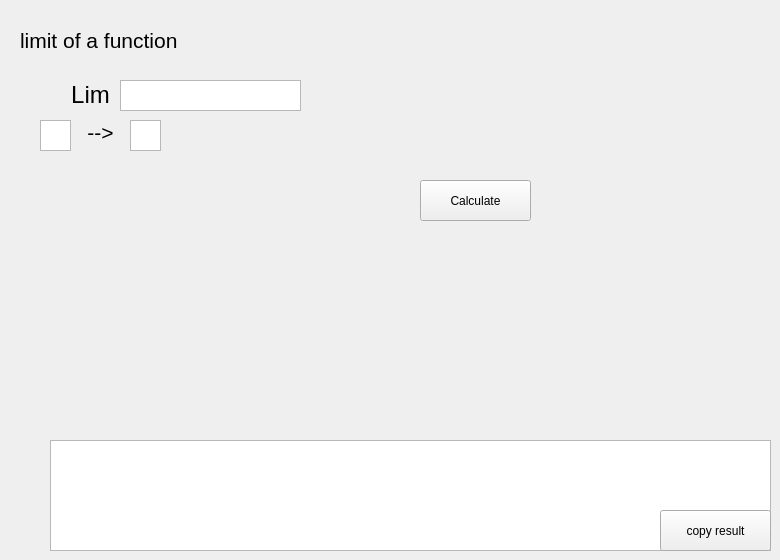
    <widget class="QWidget" name="tab_2">
     <attribute name="title">
      <string>Limit</string>
     </attribute>
     <widget class="QLabel" name="label_47">
      <property name="geometry">
       <rect>
        <x>20</x>
        <y>20</y>
        <width>311</width>
        <height>41</height>
       </rect>
      </property>
      <property name="text">
       <string>&lt;!DOCTYPE HTML PUBLIC &quot;-//W3C//DTD HTML 4.0//EN&quot; &quot;http://www.w3.org/TR/REC-html40/strict.dtd&quot;&gt;
&lt;html&gt;&lt;head&gt;&lt;meta name=&quot;qrichtext&quot; content=&quot;1&quot; /&gt;&lt;style type=&quot;text/css&quot;&gt;
p, li { white-space: pre-wrap; }
&lt;/style&gt;&lt;/head&gt;&lt;body style=&quot; font-family:'Sans Serif'; font-size:9pt; font-weight:400; font-style:normal;&quot;&gt;
&lt;p style=&quot; margin-top:12px; margin-bottom:12px; margin-left:0px; margin-right:0px; -qt-block-indent:0; text-indent:0px;&quot;&gt;&lt;span style=&quot; font-size:16pt;&quot;&gt;limit of a function&lt;/span&gt;&lt;/p&gt;&lt;/body&gt;&lt;/html&gt;</string>
      </property>
     </widget>
     <widget class="QLabel" name="label_48">
      <property name="geometry">
       <rect>
        <x>70</x>
        <y>80</y>
        <width>41</width>
        <height>31</height>
       </rect>
      </property>
      <property name="text">
       <string>&lt;!DOCTYPE HTML PUBLIC &quot;-//W3C//DTD HTML 4.0//EN&quot; &quot;http://www.w3.org/TR/REC-html40/strict.dtd&quot;&gt;
&lt;html&gt;&lt;head&gt;&lt;meta name=&quot;qrichtext&quot; content=&quot;1&quot; /&gt;&lt;style type=&quot;text/css&quot;&gt;
p, li { white-space: pre-wrap; }
&lt;/style&gt;&lt;/head&gt;&lt;body style=&quot; font-family:'Sans Serif'; font-size:9pt; font-weight:400; font-style:normal;&quot;&gt;
&lt;p align=&quot;center&quot; style=&quot; margin-top:12px; margin-bottom:12px; margin-left:0px; margin-right:0px; -qt-block-indent:0; text-indent:0px;&quot;&gt;&lt;span style=&quot; font-size:18pt;&quot;&gt;Lim&lt;/span&gt;&lt;/p&gt;&lt;/body&gt;&lt;/html&gt;</string>
      </property>
     </widget>
     <widget class="QTextEdit" name="limitFunc">
      <property name="geometry">
       <rect>
        <x>120</x>
        <y>80</y>
        <width>181</width>
        <height>31</height>
       </rect>
      </property>
      <property name="inputMethodHints">
       <set>Qt::ImhNone</set>
      </property>
     </widget>
     <widget class="QLabel" name="label_49">
      <property name="geometry">
       <rect>
        <x>80</x>
        <y>120</y>
        <width>41</width>
        <height>21</height>
       </rect>
      </property>
      <property name="text">
       <string>&lt;!DOCTYPE HTML PUBLIC &quot;-//W3C//DTD HTML 4.0//EN&quot; &quot;http://www.w3.org/TR/REC-html40/strict.dtd&quot;&gt;
&lt;html&gt;&lt;head&gt;&lt;meta name=&quot;qrichtext&quot; content=&quot;1&quot; /&gt;&lt;style type=&quot;text/css&quot;&gt;
p, li { white-space: pre-wrap; }
&lt;/style&gt;&lt;/head&gt;&lt;body style=&quot; font-family:'Sans Serif'; font-size:9pt; font-weight:400; font-style:normal;&quot;&gt;
&lt;p align=&quot;center&quot; style=&quot; margin-top:12px; margin-bottom:12px; margin-left:0px; margin-right:0px; -qt-block-indent:0; text-indent:0px;&quot;&gt;&lt;span style=&quot; font-size:16pt;&quot;&gt;--&amp;gt;&lt;/span&gt;&lt;/p&gt;&lt;/body&gt;&lt;/html&gt;</string>
      </property>
     </widget>
     <widget class="QTextEdit" name="limit_from">
      <property name="geometry">
       <rect>
        <x>40</x>
        <y>120</y>
        <width>31</width>
        <height>31</height>
       </rect>
      </property>
     </widget>
     <widget class="QTextEdit" name="limit_to">
      <property name="geometry">
       <rect>
        <x>130</x>
        <y>120</y>
        <width>31</width>
        <height>31</height>
       </rect>
      </property>
     </widget>
     <widget class="QTextEdit" name="limit_result">
      <property name="geometry">
       <rect>
        <x>50</x>
        <y>440</y>
        <width>721</width>
        <height>111</height>
       </rect>
      </property>
     </widget>
     <widget class="QPushButton" name="limit_button">
      <property name="geometry">
       <rect>
        <x>420</x>
        <y>180</y>
        <width>111</width>
        <height>41</height>
       </rect>
      </property>
      <property name="mouseTracking">
       <bool>false</bool>
      </property>
      <property name="text">
       <string>Calculate</string>
      </property>
     </widget>
     <widget class="QPushButton" name="integralButton_copy_3">
      <property name="geometry">
       <rect>
        <x>660</x>
        <y>510</y>
        <width>111</width>
        <height>41</height>
       </rect>
      </property>
      <property name="text">
       <string>copy result</string>
      </property>
     </widget>
    </widget>
